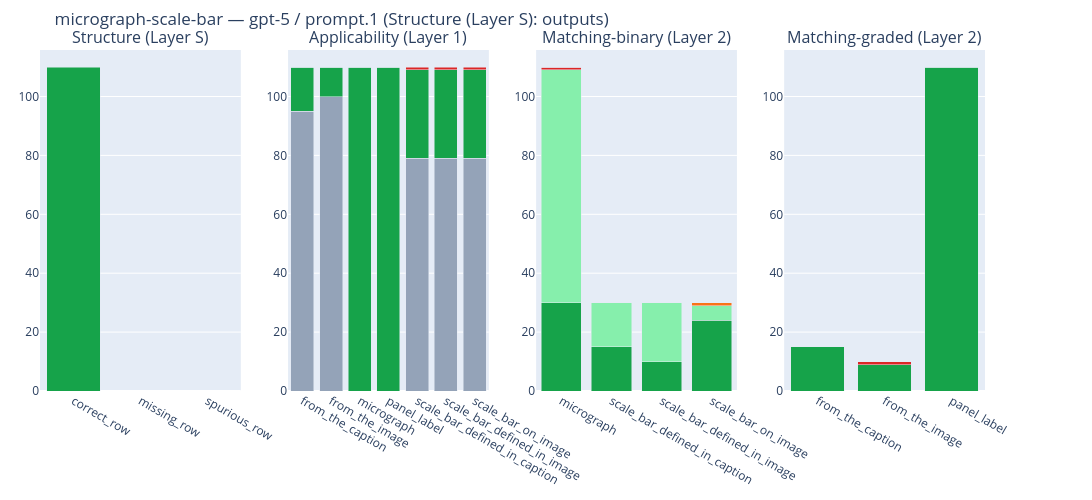

Here is the notebook cell this chart was saved with:
### Markdown cell above
## Per-run dashboard (`build_dashboard`)

Single four-panel Plotly figure for one `(MODEL, PROMPT)` pair: Layer S counts, then Layer 1 / Layer 2 binary / Layer 2 graded stacked bars by field.

Use this as a quick snapshot before the comparison grids below. It does **not** overlay prompts or models — see whether that one-glance view is still worth keeping alongside the step-by-step sections.

### Code cell
(
    build_dashboard(summaries[GPT_5_MODEL, PROMPTS[0]])
    .update_layout(
        width=DASHBOARD_FIG_WIDTH,
        height=500,
        autosize=True,
        margin=dict(l=40, r=20, t=50, b=40),
    )
)

### Figure 1 — Plotly figure (JSON) as saved in the notebook; plotly's stock layout.template omitted (floating-point values rounded to 4 significant figures)
{"data": [{"marker": {"color": ["#16a34a", "#ca8a04", "#dc2626"]}, "showlegend": false, "type": "bar", "x": ["correct_row", "missing_row", "spurious_row"], "xaxis": "x", "y": [110, 0, 0], "yaxis": "y"}, {"legend": "legend2", "legendgroup": "legend2", "marker": {"color": "#94a3b8"}, "name": "correct_NA", "showlegend": true, "type": "bar", "x": ["from_the_caption", "from_the_image", "micrograph", "panel_label", "scale_bar_defined_in_caption", "scale_bar_defined_in_image", "scale_bar_on_image"], "xaxis": "x2", "y": [95, 100, 0, 0, 79, 79, 79], "yaxis": "y2"}, {"legend": "legend2", "legendgroup": "legend2", "marker": {"color": "#16a34a"}, "name": "correct_applicable", "showlegend": true, "type": "bar", "x": ["from_the_caption", "from_the_image", "micrograph", "panel_label", "scale_bar_defined_in_caption", "scale_bar_defined_in_image", "scale_bar_on_image"], "xaxis": "x2", "y": [15, 10, 110, 110, 30, 30, 30], "yaxis": "y2"}, {"legend": "legend2", "legendgroup": "legend2", "marker": {"color": "#dc2626"}, "name": "spurious_applicable", "showlegend": true, "type": "bar", "x": ["from_the_caption", "from_the_image", "micrograph", "panel_label", "scale_bar_defined_in_caption", "scale_bar_defined_in_image", "scale_bar_on_image"], "xaxis": "x2", "y": [0, 0, 0, 0, 1, 1, 1], "yaxis": "y2"}, {"legend": "legend3", "legendgroup": "legend3", "marker": {"color": "#16a34a"}, "name": "TP", "showlegend": true, "type": "bar", "x": ["micrograph", "scale_bar_defined_in_caption", "scale_bar_defined_in_image", "scale_bar_on_image"], "xaxis": "x3", "y": [30, 15, 10, 24], "yaxis": "y3"}, {"legend": "legend3", "legendgroup": "legend3", "marker": {"color": "#86efac"}, "name": "TN", "showlegend": true, "type": "bar", "x": ["micrograph", "scale_bar_defined_in_caption", "scale_bar_defined_in_image", "scale_bar_on_image"], "xaxis": "x3", "y": [79, 15, 20, 5], "yaxis": "y3"}, {"legend": "legend3", "legendgroup": "legend3", "marker": {"color": "#dc2626"}, "name": "FP", "showlegend": true, "type": "bar", "x": ["micrograph", "scale_bar_defined_in_caption", "scale_bar_defined_in_image", "scale_bar_on_image"], "xaxis": "x3", "y": [1, 0, 0, 0], "yaxis": "y3"}, {"legend": "legend3", "legendgroup": "legend3", "marker": {"color": "#f97316"}, "name": "FN", "showlegend": true, "type": "bar", "x": ["micrograph", "scale_bar_defined_in_caption", "scale_bar_defined_in_image", "scale_bar_on_image"], "xaxis": "x3", "y": [0, 0, 0, 1], "yaxis": "y3"}, {"legend": "legend4", "legendgroup": "legend4", "marker": {"color": "#16a34a"}, "name": "match", "showlegend": true, "type": "bar", "x": ["from_the_caption", "from_the_image", "panel_label"], "xaxis": "x4", "y": [15, 9, 110], "yaxis": "y4"}, {"legend": "legend4", "legendgroup": "legend4", "marker": {"color": "#dc2626"}, "name": "mismatch", "showlegend": true, "type": "bar", "x": ["from_the_caption", "from_the_image", "panel_label"], "xaxis": "x4", "y": [0, 1, 0], "yaxis": "y4"}], "layout": {"annotations": [{"font": {"size": 16}, "showarrow": false, "text": "Structure (Layer S)", "x": 0.1062, "xanchor": "center", "xref": "paper", "y": 1, "yanchor": "bottom", "yref": "paper"}, {"font": {"size": 16}, "showarrow": false, "text": "Applicability (Layer 1)", "x": 0.3688, "xanchor": "center", "xref": "paper", "y": 1, "yanchor": "bottom", "yref": "paper"}, {"font": {"size": 16}, "showarrow": false, "text": "Matching-binary (Layer 2)", "x": 0.6313, "xanchor": "center", "xref": "paper", "y": 1, "yanchor": "bottom", "yref": "paper"}, {"font": {"size": 16}, "showarrow": false, "text": "Matching-graded (Layer 2)", "x": 0.8938, "xanchor": "center", "xref": "paper", "y": 1, "yanchor": "bottom", "yref": "paper"}], "autosize": true, "barmode": "stack", "height": 500, "legend2": {"font": {"size": 9}, "orientation": "h", "x": 0.36, "xanchor": "center", "y": 1.14, "yanchor": "bottom"}, "legend3": {"font": {"size": 9}, "orientation": "h", "x": 0.61, "xanchor": "center", "y": 1.14, "yanchor": "bottom"}, "legend4": {"font": {"size": 9}, "orientation": "h", "x": 0.86, "xanchor": "center", "y": 1.14, "yanchor": "bottom"}, "margin": {"b": 40, "l": 40, "r": 20, "t": 50}, "showlegend": false, "title": {"text": "micrograph-scale-bar — gpt-5 / prompt.1 (Structure (Layer S): outputs)"}, "width": 1200, "xaxis": {"anchor": "y", "domain": [0, 0.2125]}, "xaxis2": {"anchor": "y2", "domain": [0.2625, 0.475]}, "xaxis3": {"anchor": "y3", "domain": [0.525, 0.7375]}, "xaxis4": {"anchor": "y4", "domain": [0.7875, 1]}, "yaxis": {"anchor": "x", "domain": [0, 1], "rangemode": "tozero"}, "yaxis2": {"anchor": "x2", "domain": [0, 1], "rangemode": "tozero"}, "yaxis3": {"anchor": "x3", "domain": [0, 1], "rangemode": "tozero"}, "yaxis4": {"anchor": "x4", "domain": [0, 1], "rangemode": "tozero"}}}
